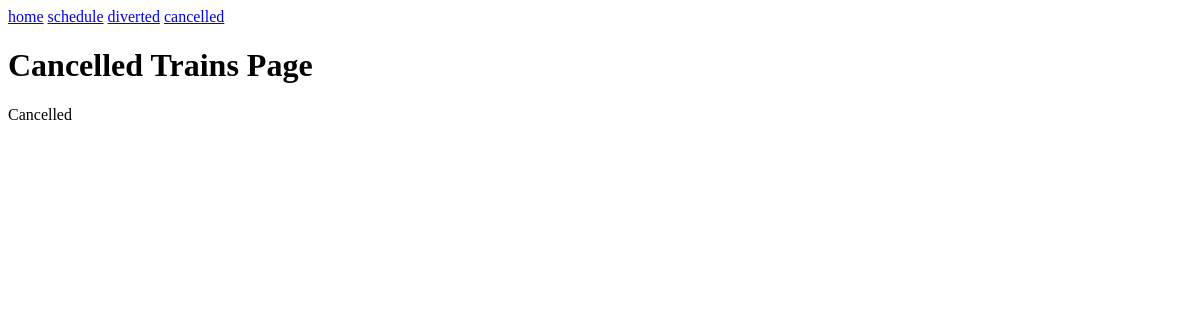
The page /cancelled/ on the database as committed earlier.
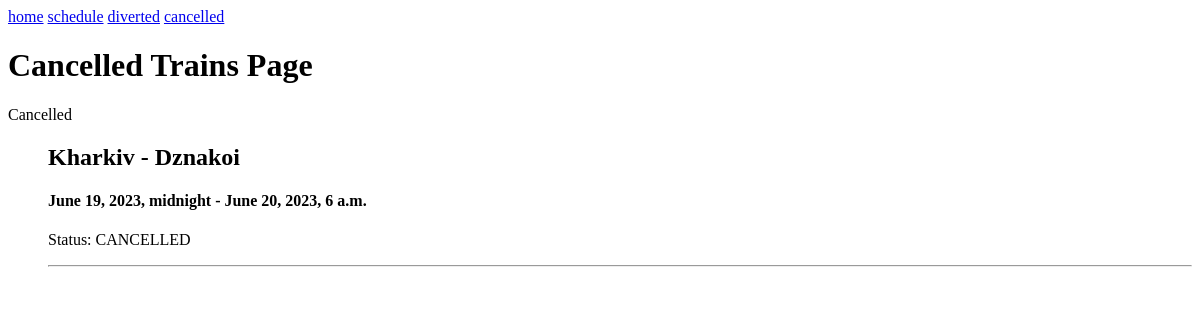
The same page on the database as committed later.
### railway/models.py (models this page shows, shortened)
class Trains(models.Model):
    number = models.IntegerField("TrainNumber")
    status = models.CharField('StatusOfTrain', max_length=9, choices=(('NORM', 'normal'), ('CANCELLED', 'cancelled'), ('DIV', 'diverted')), default='normal')
    from_city = models.CharField(max_length=255, verbose_name= 'from')
    to_city = models.CharField(max_length=255, verbose_name= 'to')
    departure_date = models.DateTimeField(verbose_name= 'departure_date')
    arrival_date = models.DateTimeField(verbose_name= 'arrival_date')
    slug = models.SlugField(max_length=255, unique=False, db_index = True, verbose_name="URL")

### railway/views.py (the view)
# urls.py: path('cancelled/', Cancelled.as_view(), name = "cancelled"),
class Cancelled(ListView):
    model = Trains #Select all records from the table and try to display them as a list
    template_name = 'railway/cancelled.html' #The path to the required html file
    context_object_name = 'trains' #Put list records from the table in posts
    def get_context_data(self, *, object_list=None, **kwargs):  #Passing static and dynamic data
        context = super().get_context_data(**kwargs)
        context['title'] = 'Cancelled Trains Page'
        context['menu'] = menu
        return context
    def get_queryset(self): #Return list with elemts that meets the filter criteria
        return Trains.objects.filter(status = 'CANCELLED')

### railway/templates/railway/cancelled.html
{% extends 'railway/base.html' %}
{%block content%}
<h1>{{title}}</h1>
<p>Cancelled</p>
<ul>
    {%for t in trains%}
    <h2>{{ t.from_city }} - {{ t.to_city }}</h2>
    <h4>{{ t.departure_date }} - {{ t.arrival_date }}</h4>
    <p>Status: {{t.status}}</p>
    <hr>
    {%endfor%}
</ul>
{%endblock content%}

Rows that differ between the two databases and show on the page:
added Trains: from_city "Kharkiv", to_city "Dznakoi", departure_date "June 19, 2023, midnight", arrival_date "June 20, 2023, 6 a.m.", status "CANCELLED"
